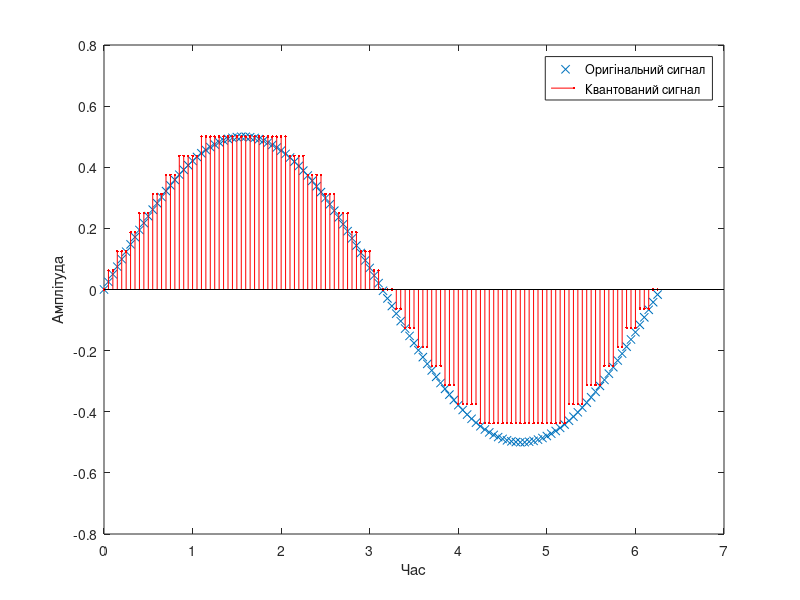
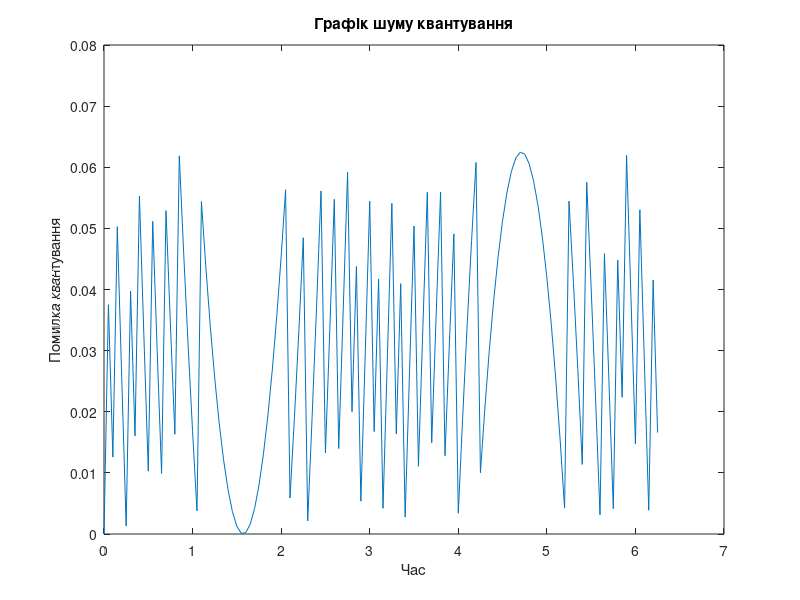

Write MATLAB code to recreate these figures, in order.
dt = 0.05;
t = [0:dt:2*pi]; % Час, на якому відбувається вибірка синусоїди
mp = 0.5;
L = 16; % = 2^4 - 4 біти
dp = 2 * mp / L;
sig = mp * sin(t); % Оригінальний сигнал - синусоїда
partition = [-mp:dp:mp]; % Діапазон значень для квантування
codebook = [-(mp):dp:(mp+dp)]; % Кодова книга для представлення інтервалів
[index, quants] = quantiz(sig, partition, codebook);
figure(1)
plot(t, sig, 'x')
hold on
stem(t, quants, 'r', 'Marker', '.')
legend('Оригінальний сигнал', 'Квантований сигнал');
xlabel('Час');
ylabel('Амплітуда');

% Обчислення та відображення графіку шуму квантування
q = quants - sig; % Помилка квантування
figure(2)
plot(t, q)
xlabel('Час');
ylabel('Помилка квантування');
title('Графік шуму квантування');



